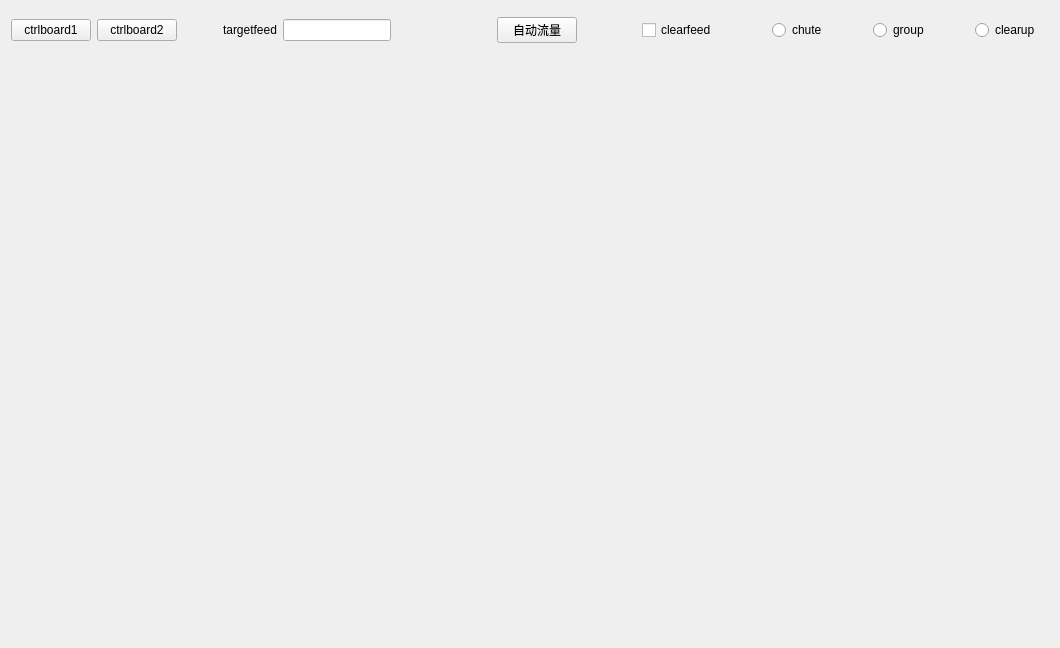
<?xml version="1.0" encoding="UTF-8"?>
<ui version="4.0">
 <class>FeedSetWidget</class>
 <widget class="QWidget" name="FeedSetWidget">
  <property name="geometry">
   <rect>
    <x>0</x>
    <y>0</y>
    <width>1060</width>
    <height>648</height>
   </rect>
  </property>
  <property name="windowTitle">
   <string notr="true">Form</string>
  </property>
  <layout class="QVBoxLayout" name="verticalLayout">
   <item>
    <layout class="QHBoxLayout" name="horizontalLayout">
     <item>
      <widget class="QPushButton" name="pushButton">
       <property name="text">
        <string notr="true">ctrlboard1</string>
       </property>
      </widget>
     </item>
     <item>
      <widget class="QPushButton" name="pushButton_2">
       <property name="text">
        <string notr="true">ctrlboard2</string>
       </property>
      </widget>
     </item>
     <item>
      <spacer name="horizontalSpacer_7">
       <property name="orientation">
        <enum>Qt::Horizontal</enum>
       </property>
       <property name="sizeType">
        <enum>QSizePolicy::Preferred</enum>
       </property>
       <property name="sizeHint" stdset="0">
        <size>
         <width>40</width>
         <height>20</height>
        </size>
       </property>
      </spacer>
     </item>
     <item>
      <widget class="QLabel" name="feedtargetlabel">
       <property name="text">
        <string>targetfeed</string>
       </property>
      </widget>
     </item>
     <item>
      <widget class="myLineEdit" name="targetfeedlineEdit"/>
     </item>
     <item>
      <spacer name="horizontalSpacer">
       <property name="orientation">
        <enum>Qt::Horizontal</enum>
       </property>
       <property name="sizeHint" stdset="0">
        <size>
         <width>40</width>
         <height>20</height>
        </size>
       </property>
      </spacer>
     </item>
     <item>
      <spacer name="horizontalSpacer_6">
       <property name="orientation">
        <enum>Qt::Horizontal</enum>
       </property>
       <property name="sizeType">
        <enum>QSizePolicy::Preferred</enum>
       </property>
       <property name="sizeHint" stdset="0">
        <size>
         <width>40</width>
         <height>20</height>
        </size>
       </property>
      </spacer>
     </item>
     <item>
      <widget class="QPushButton" name="adjustBtn">
       <property name="text">
        <string notr="true">自动流量</string>
       </property>
      </widget>
     </item>
     <item>
      <spacer name="horizontalSpacer_8">
       <property name="orientation">
        <enum>Qt::Horizontal</enum>
       </property>
       <property name="sizeHint" stdset="0">
        <size>
         <width>40</width>
         <height>20</height>
        </size>
       </property>
      </spacer>
     </item>
     <item>
      <widget class="QCheckBox" name="clearfeedcheckBox">
       <property name="text">
        <string>clearfeed</string>
       </property>
      </widget>
     </item>
     <item>
      <spacer name="horizontalSpacer_3">
       <property name="orientation">
        <enum>Qt::Horizontal</enum>
       </property>
       <property name="sizeType">
        <enum>QSizePolicy::Preferred</enum>
       </property>
       <property name="sizeHint" stdset="0">
        <size>
         <width>40</width>
         <height>20</height>
        </size>
       </property>
      </spacer>
     </item>
     <item>
      <widget class="QWidget" name="widget" native="true">
       <layout class="QHBoxLayout" name="horizontalLayout_2">
        <item>
         <widget class="QRadioButton" name="radioButton">
          <property name="text">
           <string notr="true">chute</string>
          </property>
         </widget>
        </item>
        <item>
         <spacer name="horizontalSpacer_4">
          <property name="orientation">
           <enum>Qt::Horizontal</enum>
          </property>
          <property name="sizeType">
           <enum>QSizePolicy::Preferred</enum>
          </property>
          <property name="sizeHint" stdset="0">
           <size>
            <width>40</width>
            <height>20</height>
           </size>
          </property>
         </spacer>
        </item>
        <item>
         <widget class="QRadioButton" name="radioButton_2">
          <property name="text">
           <string notr="true">group</string>
          </property>
         </widget>
        </item>
        <item>
         <spacer name="horizontalSpacer_5">
          <property name="orientation">
           <enum>Qt::Horizontal</enum>
          </property>
          <property name="sizeType">
           <enum>QSizePolicy::Preferred</enum>
          </property>
          <property name="sizeHint" stdset="0">
           <size>
            <width>40</width>
            <height>20</height>
           </size>
          </property>
         </spacer>
        </item>
        <item>
         <widget class="QRadioButton" name="radioButton_3">
          <property name="text">
           <string notr="true">clearup</string>
          </property>
         </widget>
        </item>
       </layout>
      </widget>
     </item>
    </layout>
   </item>
   <item>
    <widget class="QStackedWidget" name="stackedWidget">
     <property name="currentIndex">
      <number>2</number>
     </property>
     <widget class="FeedSetByChutePage" name="page"/>
     <widget class="FeedSetByGroupPage" name="page_2"/>
     <widget class="FeedSetByClearUpPage" name="page_3"/>
    </widget>
   </item>
   <item>
    <layout class="QHBoxLayout" name="horizontalLayout_3">
     <item>
      <widget class="SetEditValueWidget" name="widget_feed" native="true"/>
     </item>
     <item>
      <spacer name="horizontalSpacer_2">
       <property name="orientation">
        <enum>Qt::Horizontal</enum>
       </property>
       <property name="sizeHint" stdset="0">
        <size>
         <width>40</width>
         <height>20</height>
        </size>
       </property>
      </spacer>
     </item>
    </layout>
   </item>
  </layout>
 </widget>
 <customwidgets>
  <customwidget>
   <class>FeedSetByChutePage</class>
   <extends>QWidget</extends>
   <header>mainpage/feedsetbychutepage.h</header>
   <container>1</container>
  </customwidget>
  <customwidget>
   <class>FeedSetByGroupPage</class>
   <extends>QWidget</extends>
   <header>mainpage/feedsetbygrouppage.h</header>
   <container>1</container>
  </customwidget>
  <customwidget>
   <class>SetEditValueWidget</class>
   <extends>QWidget</extends>
   <header location="global">mysortwidget/seteditvaluewidget.h</header>
   <container>1</container>
  </customwidget>
  <customwidget>
   <class>myLineEdit</class>
   <extends>QLineEdit</extends>
   <header location="global">mysortwidget/mylineedit.h</header>
  </customwidget>
  <customwidget>
   <class>FeedSetByClearUpPage</class>
   <extends>QWidget</extends>
   <header>feedsetbyclearuppage.h</header>
   <container>1</container>
  </customwidget>
 </customwidgets>
 <resources/>
 <connections/>
</ui>
